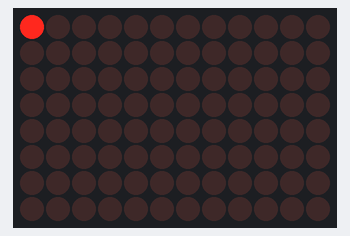
A sketch run on a simulated Arduino Uno R4 WiFi. On the bench: 12×8 LED matrix.

Above: at 0.05 s.
At 0.65 s:
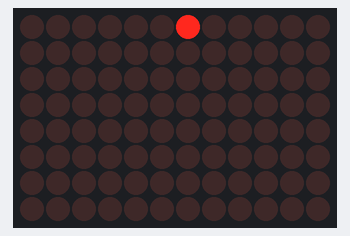
At 1.25 s:
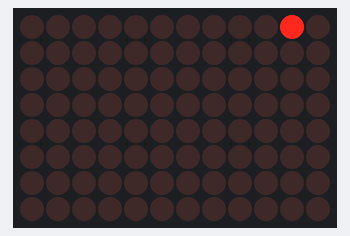
At 1.85 s:
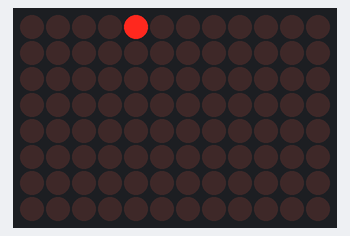
At 2.55 s:
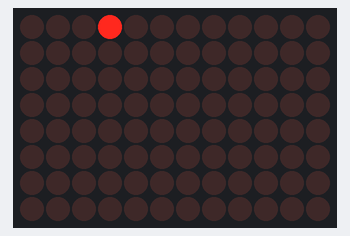

Measured:
- by itself, everything shown: repeats every 2.2 s, in 22 steps

The sketch:

led-phys.ino
```cpp
#include "Arduino_LED_Matrix.h"

ArduinoLEDMatrix matrix;

void setup() {
  Serial.begin(115200);
  matrix.begin();
};
uint32_t y = 0x80000000;

// Direction | positive means increase the number by 2
bool velocity_positive = false;
uint32_t frame_buffer[] = {
  y,
  0x0,
  0x0
};
void loop() {
  // 0x200000 is the last LED in the first row
  if (y <= 0x100000) {
    velocity_positive = true;
    // We've reached the first LED
  } else if (y >= 0x80000000) {
    velocity_positive = false;
  }

  frame_buffer[0] = y;
  matrix.loadFrame(frame_buffer);
  delay(100);

  if (velocity_positive) {
    y = y * 2;
  } else {
    y = y / 2;
  }
};
```
